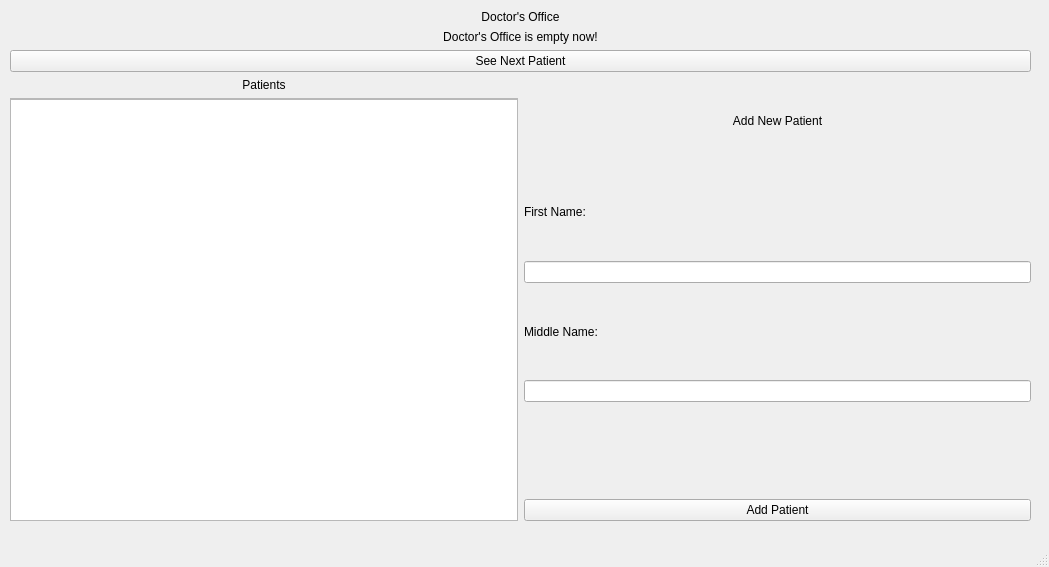
<?xml version="1.0" encoding="UTF-8"?>
<ui version="4.0">
 <class>MainWindow</class>
 <widget class="QMainWindow" name="MainWindow">
  <property name="geometry">
   <rect>
    <x>0</x>
    <y>0</y>
    <width>1049</width>
    <height>567</height>
   </rect>
  </property>
  <property name="windowTitle">
   <string>MainWindow</string>
  </property>
  <widget class="QWidget" name="centralwidget">
   <widget class="QWidget" name="gridLayoutWidget">
    <property name="geometry">
     <rect>
      <x>10</x>
      <y>10</y>
      <width>1021</width>
      <height>511</height>
     </rect>
    </property>
    <layout class="QGridLayout" name="gridLayout">
     <item row="6" column="1">
      <layout class="QVBoxLayout" name="verticalLayout_13">
       <item>
        <layout class="QVBoxLayout" name="verticalLayout_11">
         <item>
          <widget class="QLabel" name="label_11">
           <property name="layoutDirection">
            <enum>Qt::LayoutDirection::LeftToRight</enum>
           </property>
           <property name="text">
            <string>Add New Patient</string>
           </property>
           <property name="alignment">
            <set>Qt::AlignmentFlag::AlignCenter</set>
           </property>
          </widget>
         </item>
         <item>
          <widget class="QLabel" name="label_19">
           <property name="text">
            <string>First Name:</string>
           </property>
          </widget>
         </item>
         <item>
          <widget class="QLineEdit" name="firstNameArea"/>
         </item>
         <item>
          <widget class="QLabel" name="label_20">
           <property name="text">
            <string>Middle Name:</string>
           </property>
          </widget>
         </item>
         <item>
          <widget class="QLineEdit" name="middleNameArea"/>
         </item>
         <item>
          <widget class="QLabel" name="addedPatientStateArea">
           <property name="text">
            <string/>
           </property>
           <property name="alignment">
            <set>Qt::AlignmentFlag::AlignCenter</set>
           </property>
          </widget>
         </item>
         <item>
          <widget class="QPushButton" name="addPatientButton">
           <property name="text">
            <string>Add Patient</string>
           </property>
          </widget>
         </item>
        </layout>
       </item>
      </layout>
     </item>
     <item row="0" column="0">
      <layout class="QVBoxLayout" name="verticalLayout_20"/>
     </item>
     <item row="6" column="0">
      <layout class="QVBoxLayout" name="verticalLayout_10">
       <item>
        <layout class="QVBoxLayout" name="verticalLayout_12">
         <item>
          <widget class="QLabel" name="label_12">
           <property name="text">
            <string>Patients</string>
           </property>
           <property name="alignment">
            <set>Qt::AlignmentFlag::AlignCenter</set>
           </property>
          </widget>
         </item>
         <item>
          <widget class="QScrollArea" name="scrollArea_3">
           <property name="widgetResizable">
            <bool>true</bool>
           </property>
           <widget class="QWidget" name="scrollAreaWidgetContents_5">
            <property name="geometry">
             <rect>
              <x>0</x>
              <y>0</y>
              <width>501</width>
              <height>399</height>
             </rect>
            </property>
            <widget class="QTableView" name="patientsTable">
             <property name="geometry">
              <rect>
               <x>-10</x>
               <y>0</y>
               <width>521</width>
               <height>451</height>
              </rect>
             </property>
            </widget>
           </widget>
          </widget>
         </item>
        </layout>
       </item>
      </layout>
     </item>
     <item row="2" column="0" colspan="2">
      <widget class="QLabel" name="doctorOfficeStateArea">
       <property name="text">
        <string>Doctor's Office is empty now!</string>
       </property>
       <property name="alignment">
        <set>Qt::AlignmentFlag::AlignCenter</set>
       </property>
      </widget>
     </item>
     <item row="1" column="0" colspan="2">
      <widget class="QLabel" name="label_17">
       <property name="text">
        <string>Doctor's Office</string>
       </property>
       <property name="alignment">
        <set>Qt::AlignmentFlag::AlignCenter</set>
       </property>
      </widget>
     </item>
     <item row="3" column="0" colspan="2">
      <widget class="QPushButton" name="seeAnotherPatientButton">
       <property name="text">
        <string>See Next Patient</string>
       </property>
      </widget>
     </item>
    </layout>
   </widget>
  </widget>
  <widget class="QMenuBar" name="menubar">
   <property name="geometry">
    <rect>
     <x>0</x>
     <y>0</y>
     <width>1049</width>
     <height>22</height>
    </rect>
   </property>
  </widget>
  <widget class="QStatusBar" name="statusbar"/>
 </widget>
 <resources/>
 <connections/>
</ui>
